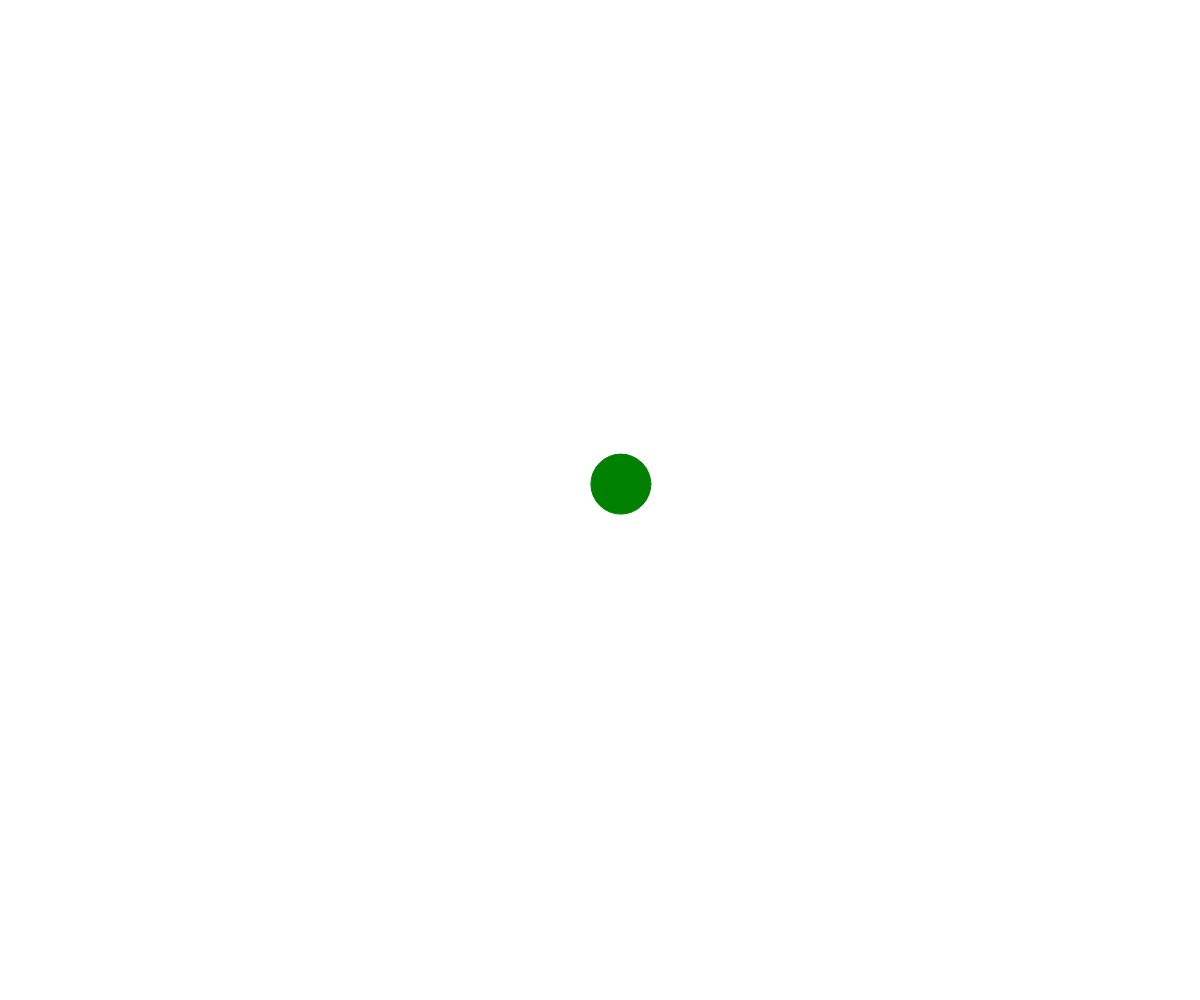
Frame 1 (no input)
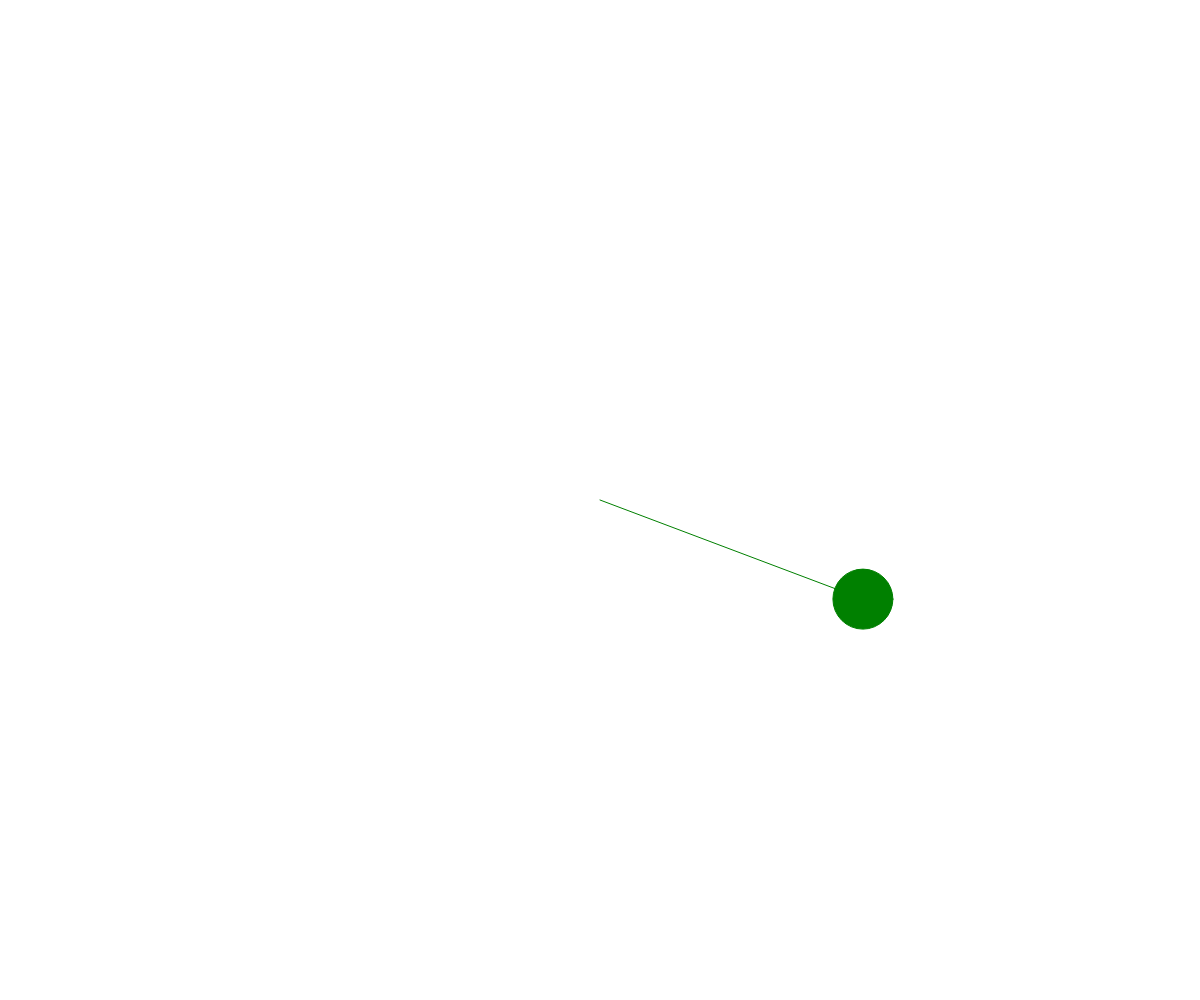
Frame 60 (no input)
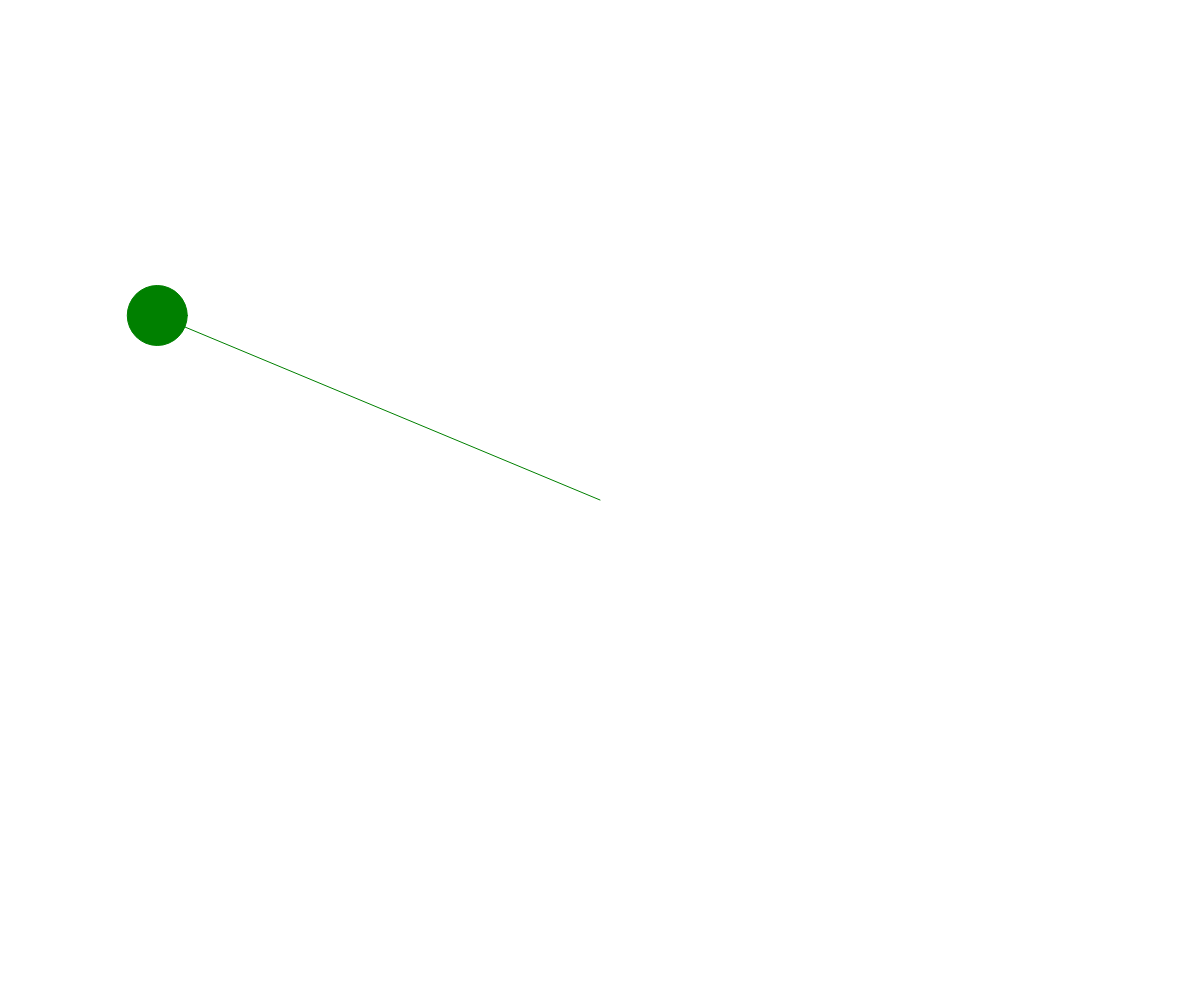
Frame 120 (the mouse pressed at the canvas centre since frame 60)

The p5.js sketch that drew these frames (run headless with seeded random() and noise() and a simulated clock; from frame 60 on, the mouse is pressed at the canvas centre):

// p5.js sketch
// ── sketch.js
class Oscillator {
  constructor() {
    //角加速度------加速度
    this.accAngle = createVector(random(-0.1, 0.1), random(-0.1, 0.1));
    //角速度--------速度
    this.velAngle = createVector(0,0);
    //角度----------位移
    this.angle = createVector(0,0);
    //振幅
    this.amplitude = createVector(random(150, width / 2), random(150, height / 2));
  }

  update() {
    //更新三件套
    this.velAngle.add(this.accAngle);
    this.angle.add(this.velAngle);
    this.accAngle.mult(0);
  }

  display() {
    let x = sin(this.angle.x) * this.amplitude.x;
    let y = sin(this.angle.y) * this.amplitude.y;

    push();
      translate(width / 2, height / 2);
      stroke('green');
      line(0, 0, x, y);
      fill('green');
      circle(x, y, 60);
    pop();
  }
}

let oscillator = null;
function setup() {
  createCanvas(window.innerWidth,window.innerHeight);
  oscillator = new Oscillator();
}


function draw() {
  background('white');
  oscillator.update();
  oscillator.display();
}
